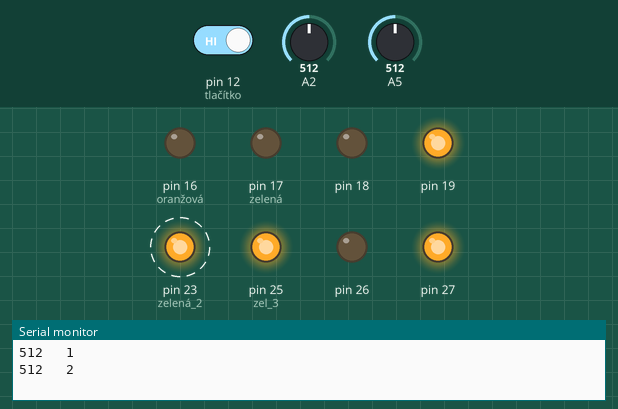
Simulated run of this sketch. Board: Arduino Mega 2560, built with avr-gcc and run on an emulated ATmega2560. Parts: output pins drawn as LEDs (lit = HIGH), the last lines printed to the serial monitor. Dashed ring = blinking. Inputs (shaded band) come from the test bench; at power-on: pin 12 (tlačítko) HIGH, A2 = 512, A5 = 512.

Above: at 11.3 s.
11.7 s: pin 12 (tlačítko) driven HIGH
At 12.6 s:
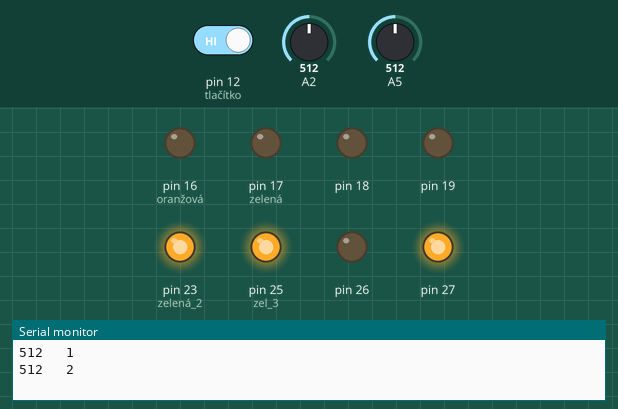
32.5 s: pin 12 (tlačítko) driven LOW
At 36.7 s:
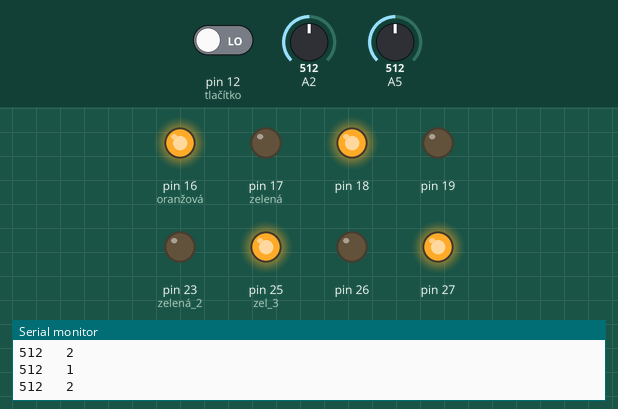
Timing chart, 0 to 58.5 s (numbered marks = the images above; inputs shaded):
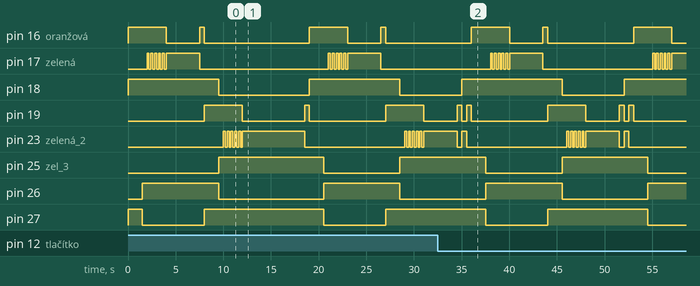

The sketch:

Hack2018.ino
```cpp
int rad = 0;
int mil = millis();
int wait = millis();
void setup()

{
  pinMode(27, OUTPUT); //červená
  pinMode(16, OUTPUT); //oranžová
  pinMode(17, OUTPUT); //zelená
  pinMode(22, INPUT); //magnetický senzor
  pinMode(18, OUTPUT); //červená 2
  pinMode(19, OUTPUT); //žlutá 2
  pinMode(23, OUTPUT); //zelená 2
  pinMode(25, OUTPUT); //zel 3
  pinMode(26, OUTPUT); //čer 3
  pinMode(37, INPUT); //magnetický senzor 2
  pinMode(12, INPUT_PULLUP); //tlačítko


  Serial.begin(9600);
}

void loop() {
  digitalWrite(27, HIGH);
  digitalWrite(18, HIGH);
  Serial.print(analogRead(2));
  Serial.println("   1");
  Serial.print(analogRead(37));
  Serial.println("   2");
  //  if (analogRead(37)>4000)
  //  {
  //    zmena1();
  //  }
  //  if (analogRead(2)>4000)
  //  {
  //    zmena2();
  //  }
  if (analogRead(2) < 4000 and analogRead(37) < 4000)
  {
    zmena1();
    zmenaBack1();
  }
  if (analogRead(2) < 4000 and analogRead(37) < 4000)
  {
    zmena2();
    zmenaBack2();
  }
  if (analogRead(2) > 4000)
  {
    zmena1();
    do
    {
    } while (analogRead(2) > 4000);
    zmenaBack1();
  }
  if (analogRead(37) > 4000)
  {
    zmena2();
    do {
    } while (analogRead(37) > 4000);
    zmenaBack2();
  }
}

void zmena1()
{
  digitalWrite(27, HIGH);
  digitalWrite(16, HIGH);
  delay(1500);
  digitalWrite(25, LOW);
  digitalWrite(26, HIGH);
  digitalWrite(27, LOW);
  delay(500);
  for (int i = 0; i < 5; i++)
  {
    digitalWrite(17, HIGH);
    delay(200);
    digitalWrite(17, LOW);
    delay(200);
  }
  digitalWrite(16, LOW);
  digitalWrite(17, HIGH);
  delay(3000);

}
void zmenaBack1()
{
  do
  {
  } while (analogRead(2) > 4000);
  delay(500);
  digitalWrite(16, HIGH);
  digitalWrite(17, LOW);
  delay(500);
  digitalWrite(16, LOW);
  digitalWrite(27, HIGH);
  //  zmena2();
  //  zmenaBack2();


}
void zmena2()
{
  digitalWrite(18, HIGH);
  digitalWrite(19, HIGH);
  delay(1500);
  digitalWrite(25, HIGH);
  digitalWrite(26, LOW);
  digitalWrite(18, LOW);
  delay(500);
  for (int i = 0; i < 5; i++)
  {
    digitalWrite(23, HIGH);
    delay(200);
    digitalWrite(23, LOW);
    delay(200);
  }
  digitalWrite(19, LOW);
  digitalWrite(23, HIGH);
  delay(3000);
  mil = millis();
  do
  {
    if (digitalRead(12) == LOW)
    {
      zmenaBack2();
      return;
    }
    wait = millis();
    Serial.print(wait);
    Serial.println("  WAIT");
    Serial.print(mil);
    Serial.println("  MIL");
  } while (wait - mil < 3000);

}
void zmenaBack2()
{
  digitalWrite(23, HIGH);
  do
  {
  } while (analogRead(37) > 4000);
  delay(500);
  digitalWrite(19, HIGH);
  digitalWrite(23, LOW);
  delay(500);
  digitalWrite(19, LOW);
  digitalWrite(18, HIGH);

}
```
